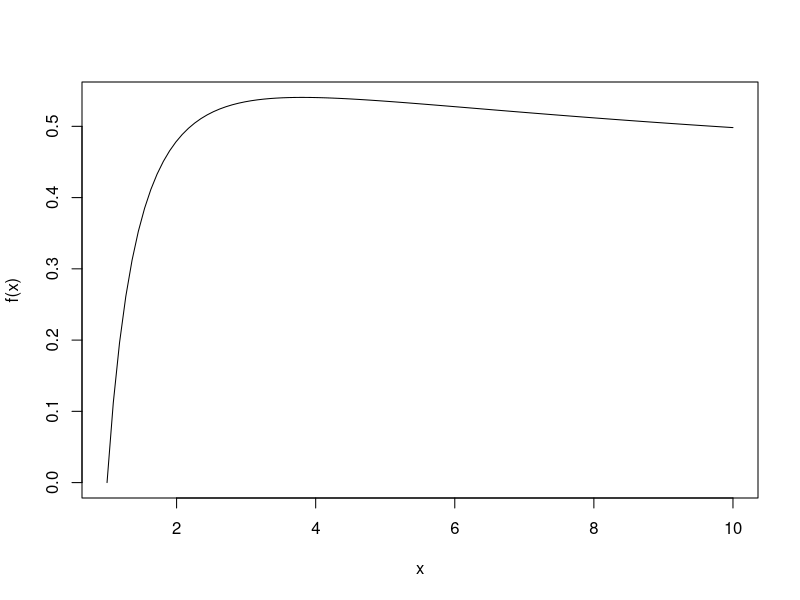

This chart was generated by the following R code:
## ---- chunk 1
f = function(x) {
  log(1 + log(x)) / (log(1 + x))
}

curve(f, from = 1, to = 10, xlab = "x", ylab = "f(x)")
## ---- chunk 2
f = function(x) {
  log(1 + log(x)) / (log(1 + x))
}
## ---- chunk 3
f_prime = function(x) {
  num = (1 / (x * (1 + log(x)))) * log(1 + x) - log(1 + log(x)) / (1 + x)
  deriv = (log(1 + x))^2
  num / deriv
}
## ---- chunk 4
f_prime2 = function(x, h = 1e-5) {
  (f_prime(x + h) - f_prime(x)) / h
}
## ---- chunk 5
newton_method = function(x0, tol = 1e-8, max_iter = 100) {
  x = x0
  for (i in 1:max_iter) {
    fp = f_prime(x)
    fpp = f_prime2(x)
    x_new = x - fp / fpp
    if (abs(x_new - x) < tol) {
      cat(i, "iterations\n")
      return(x_new)
    }
    x = x_new
  }
  return(x)
}

## ---- chunk 6
x_max = newton_method(2)
x_max
f(x_max)
## ---- chunk 7
n = 9
p = 0.15

prob = function(n, k) {
  factorial(n) / (factorial(k) * factorial(n - k))
}
## ---- chunk 8
most_2 = 0
for (k in 0:2) {
  prob_k = prob(n, k) * (p^k) * ((1 - p)^(n - k))
  most_2 = most_2 + prob_k
}

most_2
## ---- chunk 9
second_most_2 = pbinom(2, size = n, prob = p)
second_most_2
## ---- chunk 10
expected_recover = n * p
expected_recover
## ---- chunk 11
func = function(x, k, p) {
  if (x == 0) {
    return((1 - p)^k)
  } else {
    solution = ((k - x + 1) * p / (x * (1 - p))) * func(x - 1, k, p)
    return(solution)
  }
}
## ---- chunk 12
x = 2
k = 9
p = 0.15

cat("Recursive function:", func(x, k, p))
## ---- chunk 13
x = 2
k = 9
p = 0.15

check = dbinom(x, k, p)
cat("dbinom function:", check)
## ---- chunk 14
lambda = 5
t = 0.5
lambda_t = lambda * t
p_idle = dpois(0, lambda_t)
p_idle
